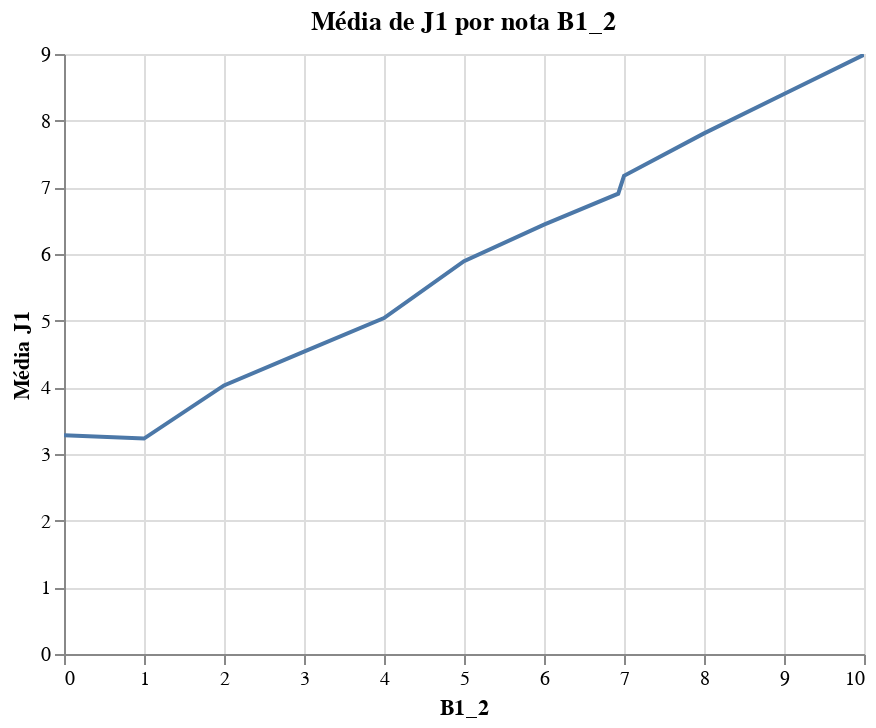

The cell this chart's notebook holds for it:
### Code cell
b1_2_groupby = df.groupby(['B1_2'], as_index=False).mean()

alt.Chart(b1_2_groupby).mark_line().encode(
    x = 'B1_2',
    y = alt.Y('J1', title='Média J1'),
    tooltip = ['J1', 'B1_2']
).properties(
    title = 'Média de J1 por nota B1_2'
).interactive()

### Figure 1 — Vega-Lite specification as saved in the notebook (floating-point values rounded to 4 significant figures)
{"config": {"view": {"continuousWidth": 400, "continuousHeight": 300}}, "data": {"name": "data-ed4e7c2310c195fd8fd0190ed89c6b3c"}, "mark": "line", "encoding": {"tooltip": [{"type": "quantitative", "field": "J1"}, {"type": "quantitative", "field": "B1_2"}], "x": {"type": "quantitative", "field": "B1_2"}, "y": {"type": "quantitative", "field": "J1", "title": "Média J1"}}, "selection": {"selector009": {"type": "interval", "bind": "scales", "encodings": ["x", "y"]}}, "title": "Média de J1 por nota B1_2", "$schema": "https://vega.github.io/schema/vega-lite/v4.8.1.json", "datasets": {"data-ed4e7c2310c195fd8fd0190ed89c6b3c": [{"B1_2": 0.0, "J1": 3.282, "B1_1": 2.895, "C1_1": 5.347, "C1_2": 4.599, "D1": 1.466, "D2_1": 3.303, "D2_2": 3.25, "D2_3": 3.302, "E1_1": 3.808, "E1_2": 3.015, "E1_3": 5.896, "A1_1": 0.6384, "A1_2": 0.191, "A1_3": 0.1509, "A1_4": 0.2839, "A2_1": 3.083, "A2_2": 3.867, "A2_3": 5.107, "A3": 4.828, "F1": 1.494, "F2": 2.239, "F3": 1.659, "F4": 2.172, "F5": 1.551, "F6": 2.006, "genero": 0.4956, "renda": 2.105, "contribuintes_renda": 2.084, "CLARO": 0.2373, "NEXTEL": 0.002667, "OI": 0.28, "SERCOMTEL": 0.002943, "TIM": 0.1994, "VIVO": 0.2642}, {"B1_2": 1.0, "J1": 3.231, "B1_1": 3.107, "C1_1": 5.226, "C1_2": 4.796, "D1": 1.434, "D2_1": 3.389, "D2_2": 3.155, "D2_3": 3.343, "E1_1": 3.615, "E1_2": 3.175, "E1_3": 5.372, "A1_1": 0.6418, "A1_2": 0.1933, "A1_3": 0.1616, "A1_4": 0.2702, "A2_1": 3.182, "A2_2": 3.947, "A2_3": 4.92, "A3": 4.743, "F1": 1.558, "F2": 2.62, "F3": 1.716, "F4": 2.214, "F5": 1.569, "F6": 2.117, "genero": 0.5515, "renda": 2.339, "contribuintes_renda": 2.107, "CLARO": 0.2227, "NEXTEL": 0.001585, "OI": 0.3067, "SERCOMTEL": 0.002377, "TIM": 0.2282, "VIVO": 0.2227}, {"B1_2": 2.0, "J1": 4.029, "B1_1": 3.865, "C1_1": 5.465, "C1_2": 5.033, "D1": 1.436, "D2_1": 3.865, "D2_2": 3.686, "D2_3": 3.88, "E1_1": 4.378, "E1_2": 3.529, "E1_3": 5.986, "A1_1": 0.631, "A1_2": 0.1934, "A1_3": 0.1514, "A1_4": 0.2816, "A2_1": 3.393, "A2_2": 4.322, "A2_3": 5.359, "A3": 5.182, "F1": 1.554, "F2": 2.915, "F3": 1.717, "F4": 2.799, "F5": 1.593, "F6": 3.023, "genero": 0.5484, "renda": 2.24, "contribuintes_renda": 2.038, "CLARO": 0.2157, "NEXTEL": 0.002255, "OI": 0.291, "SERCOMTEL": 0.003947, "TIM": 0.2267, "VIVO": 0.2405}, {"B1_2": 3.0, "J1": 4.537, "B1_1": 4.367, "C1_1": 5.849, "C1_2": 5.466, "D1": 1.433, "D2_1": 4.134, "D2_2": 4.069, "D2_3": 4.103, "E1_1": 4.864, "E1_2": 3.835, "E1_3": 6.237, "A1_1": 0.6397, "A1_2": 0.1948, "A1_3": 0.1538, "A1_4": 0.273, "A2_1": 3.575, "A2_2": 4.538, "A2_3": 5.566, "A3": 5.399, "F1": 1.562, "F2": 3.322, "F3": 1.732, "F4": 3.33, "F5": 1.605, "F6": 3.377, "genero": 0.5661, "renda": 2.306, "contribuintes_renda": 2.034, "CLARO": 0.2214, "NEXTEL": 0.001773, "OI": 0.2712, "SERCOMTEL": 0.003988, "TIM": 0.2468, "VIVO": 0.2369}, {"B1_2": 4.0, "J1": 5.039, "B1_1": 5.027, "C1_1": 6.223, "C1_2": 5.871, "D1": 1.423, "D2_1": 4.716, "D2_2": 4.59, "D2_3": 4.84, "E1_1": 5.397, "E1_2": 4.463, "E1_3": 6.664, "A1_1": 0.6323, "A1_2": 0.2085, "A1_3": 0.1468, "A1_4": 0.2657, "A2_1": 3.894, "A2_2": 4.88, "A2_3": 5.862, "A3": 5.666, "F1": 1.619, "F2": 3.854, "F3": 1.763, "F4": 3.781, "F5": 1.634, "F6": 3.593, "genero": 0.5636, "renda": 2.226, "contribuintes_renda": 2.047, "CLARO": 0.2227, "NEXTEL": 0.002553, "OI": 0.2599, "SERCOMTEL": 0.00383, "TIM": 0.2428, "VIVO": 0.2519}, {"B1_2": 5.0, "J1": 5.891, "B1_1": 5.828, "C1_1": 7.012, "C1_2": 6.575, "D1": 1.44, "D2_1": 5.419, "D2_2": 5.316, "D2_3": 5.43, "E1_1": 6.087, "E1_2": 5.346, "E1_3": 7.225, "A1_1": 0.6087, "A1_2": 0.2019, "A1_3": 0.1338, "A1_4": 0.2951, "A2_1": 4.402, "A2_2": 5.486, "A2_3": 6.433, "A3": 6.292, "F1": 1.66, "F2": 4.551, "F3": 1.802, "F4": 4.459, "F5": 1.68, "F6": 4.296, "genero": 0.5209, "renda": 2.105, "contribuintes_renda": 2.041, "CLARO": 0.2333, "NEXTEL": 0.002854, "OI": 0.2565, "SERCOMTEL": 0.006042, "TIM": 0.2331, "VIVO": 0.2494}, {"B1_2": 6.0, "J1": 6.442, "B1_1": 6.429, "C1_1": 7.408, "C1_2": 7.011, "D1": 1.412, "D2_1": 5.907, "D2_2": 5.85, "D2_3": 5.998, "E1_1": 6.615, "E1_2": 6.013, "E1_3": 7.514, "A1_1": 0.5984, "A1_2": 0.2262, "A1_3": 0.1369, "A1_4": 0.2931, "A2_1": 4.817, "A2_2": 5.895, "A2_3": 6.761, "A3": 6.629, "F1": 1.708, "F2": 5.245, "F3": 1.838, "F4": 5.325, "F5": 1.725, "F6": 5.044, "genero": 0.5355, "renda": 2.126, "contribuintes_renda": 2.061, "CLARO": 0.2293, "NEXTEL": 0.002813, "OI": 0.2569, "SERCOMTEL": 0.004964, "TIM": 0.2446, "VIVO": 0.2411}, {"B1_2": 6.928, "J1": 6.905, "B1_1": 6.856, "C1_1": 9.67, "C1_2": 9.724, "D1": 1.64, "D2_1": 8.905, "D2_2": 11.66, "D2_3": 10.86, "E1_1": 16.1, "E1_2": 13.25, "E1_3": 14.42, "A1_1": 0.4175, "A1_2": 0.1152, "A1_3": 0.09886, "A1_4": 0.5107, "A2_1": 5.204, "A2_2": 6.201, "A2_3": 7.105, "A3": 7.04, "F1": 1.834, "F2": 6.594, "F3": 1.925, "F4": 6.594, "F5": 1.881, "F6": 7.35, "genero": 0.4267, "renda": 2.186, "contribuintes_renda": 1.83, "CLARO": 0.2368, "NEXTEL": 0.002134, "OI": 0.2198, "SERCOMTEL": 0.002845, "TIM": 0.2646, "VIVO": 0.2475}, {"B1_2": 7.0, "J1": 7.172, "B1_1": 7.167, "C1_1": 7.939, "C1_2": 7.54, "D1": 1.405, "D2_1": 6.774, "D2_2": 6.638, "D2_3": 6.824, "E1_1": 7.342, "E1_2": 6.834, "E1_3": 8.017, "A1_1": 0.5963, "A1_2": 0.234, "A1_3": 0.1347, "A1_4": 0.2943, "A2_1": 5.294, "A2_2": 6.314, "A2_3": 7.118, "A3": 7.044, "F1": 1.735, "F2": 6.102, "F3": 1.863, "F4": 5.914, "F5": 1.753, "F6": 5.891, "genero": 0.5188, "renda": 2.118, "contribuintes_renda": 2.073, "CLARO": 0.2365, "NEXTEL": 0.003595, "OI": 0.2445, "SERCOMTEL": 0.006269, "TIM": 0.2483, "VIVO": 0.2375}, {"B1_2": 8.0, "J1": 7.809, "B1_1": 7.864, "C1_1": 8.5, "C1_2": 8.08, "D1": 1.415, "D2_1": 7.388, "D2_2": 7.242, "D2_3": 7.397, "E1_1": 8.062, "E1_2": 7.628, "E1_3": 8.53, "A1_1": 0.5958, "A1_2": 0.2442, "A1_3": 0.1414, "A1_4": 0.2937, "A2_1": 5.755, "A2_2": 6.723, "A2_3": 7.494, "A3": 7.464, "F1": 1.776, "F2": 6.891, "F3": 1.884, "F4": 6.645, "F5": 1.784, "F6": 6.585, "genero": 0.4949, "renda": 2.087, "contribuintes_renda": 2.068, "CLARO": 0.2379, "NEXTEL": 0.003887, "OI": 0.2406, "SERCOMTEL": 0.009985, "TIM": 0.2389, "VIVO": 0.24}, {"B1_2": 9.0, "J1": 8.401, "B1_1": 8.53, "C1_1": 8.963, "C1_2": 8.589, "D1": 1.383, "D2_1": 8.037, "D2_2": 7.912, "D2_3": 8.094, "E1_1": 8.656, "E1_2": 8.292, "E1_3": 8.937, "A1_1": 0.5925, "A1_2": 0.2765, "A1_3": 0.1555, "A1_4": 0.2819, "A2_1": 6.227, "A2_2": 7.166, "A2_3": 7.883, "A3": 7.861, "F1": 1.796, "F2": 7.675, "F3": 1.898, "F4": 7.245, "F5": 1.809, "F6": 7.572, "genero": 0.4651, "renda": 1.994, "contribuintes_renda": 2.108, "CLARO": 0.2391, "NEXTEL": 0.006598, "OI": 0.2186, "SERCOMTEL": 0.01212, "TIM": 0.2471, "VIVO": 0.2441}, {"B1_2": 10.0, "J1": 8.99, "B1_1": 9.182, "C1_1": 9.349, "C1_2": 8.869, "D1": 1.418, "D2_1": 8.596, "D2_2": 8.482, "D2_3": 8.637, "E1_1": 9.28, "E1_2": 8.933, "E1_3": 9.521, "A1_1": 0.6043, "A1_2": 0.2802, "A1_3": 0.1717, "A1_4": 0.2814, "A2_1": 6.522, "A2_2": 7.46, "A2_3": 8.179, "A3": 8.184, "F1": 1.805, "F2": 7.817, "F3": 1.904, "F4": 7.429, "F5": 1.835, "F6": 7.645, "genero": 0.4545, "renda": 1.878, "contribuintes_renda": 2.17, "CLARO": 0.2479, "NEXTEL": 0.008423, "OI": 0.2247, "SERCOMTEL": 0.0132, "TIM": 0.229, "VIVO": 0.2398}]}}
